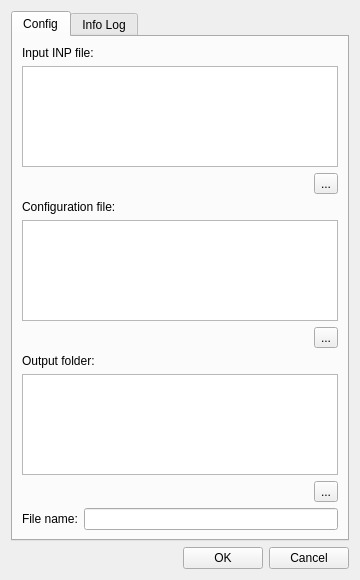
<?xml version="1.0" encoding="UTF-8"?>
<ui version="4.0">
 <class>dlg_static_calibration</class>
 <widget class="QDialog" name="dlg_static_calibration">
  <property name="geometry">
   <rect>
    <x>0</x>
    <y>0</y>
    <width>360</width>
    <height>580</height>
   </rect>
  </property>
  <property name="windowTitle">
   <string>Static Calibration</string>
  </property>
  <layout class="QGridLayout" name="gridLayout_2">
   <item row="0" column="0">
    <widget class="QTabWidget" name="mainTab">
     <property name="currentIndex">
      <number>0</number>
     </property>
     <widget class="QWidget" name="tab_config">
      <property name="whatsThis">
       <string/>
      </property>
      <attribute name="title">
       <string>Config</string>
      </attribute>
      <layout class="QGridLayout" name="gridLayout_4">
       <item row="5" column="0" colspan="2" alignment="Qt::AlignRight">
        <widget class="QToolButton" name="btn_push_config_file">
         <property name="text">
          <string>...</string>
         </property>
        </widget>
       </item>
       <item row="2" column="0" colspan="2" alignment="Qt::AlignRight">
        <widget class="QToolButton" name="btn_push_inp_input_file">
         <property name="text">
          <string>...</string>
         </property>
        </widget>
       </item>
       <item row="7" column="0" colspan="2">
        <widget class="QTextEdit" name="data_output_folder"/>
       </item>
       <item row="8" column="0" colspan="2" alignment="Qt::AlignRight">
        <widget class="QToolButton" name="btn_push_output_folder">
         <property name="text">
          <string>...</string>
         </property>
        </widget>
       </item>
       <item row="4" column="0" colspan="2">
        <widget class="QTextEdit" name="data_config_file"/>
       </item>
       <item row="3" column="0" colspan="2">
        <widget class="QLabel" name="lbl_config_file">
         <property name="toolTip">
          <string>The .ini file with the calibrations to make</string>
         </property>
         <property name="text">
          <string>Configuration file:</string>
         </property>
        </widget>
       </item>
       <item row="10" column="0">
        <widget class="QLabel" name="lbl_filename">
         <property name="text">
          <string>File name:</string>
         </property>
        </widget>
       </item>
       <item row="1" column="0" colspan="2">
        <widget class="QTextEdit" name="data_inp_input_file"/>
       </item>
       <item row="0" column="0" colspan="2">
        <widget class="QLabel" name="lbl_inp_input_file">
         <property name="toolTip">
          <string>The EPANET file to calibrate</string>
         </property>
         <property name="text">
          <string>Input INP file:</string>
         </property>
        </widget>
       </item>
       <item row="10" column="1">
        <widget class="QLineEdit" name="txt_filename"/>
       </item>
       <item row="6" column="0" colspan="2">
        <widget class="QLabel" name="lbl_output_folder">
         <property name="text">
          <string>Output folder:</string>
         </property>
        </widget>
       </item>
      </layout>
     </widget>
     <widget class="QWidget" name="tab_infolog">
      <attribute name="title">
       <string>Info Log</string>
      </attribute>
      <layout class="QGridLayout" name="gridLayout_5" columnstretch="0,1,0">
       <item row="2" column="0">
        <widget class="QLabel" name="lbl_dscenario">
         <property name="text">
          <string>Dscenario:</string>
         </property>
        </widget>
       </item>
       <item row="0" column="0" colspan="3">
        <widget class="QTextEdit" name="txt_infolog">
         <property name="font">
          <font>
           <family>Courier New</family>
          </font>
         </property>
         <property name="lineWrapMode">
          <enum>QTextEdit::NoWrap</enum>
         </property>
        </widget>
       </item>
       <item row="2" column="1">
        <widget class="QComboBox" name="cmb_dscenario"/>
       </item>
       <item row="2" column="2">
        <widget class="QPushButton" name="btn_save_dscenario">
         <property name="text">
          <string>Save changes to dscenario</string>
         </property>
        </widget>
       </item>
       <item row="1" column="0" colspan="3">
        <widget class="QProgressBar" name="progress_bar">
         <property name="value">
          <number>0</number>
         </property>
        </widget>
       </item>
      </layout>
     </widget>
    </widget>
   </item>
   <item row="11" column="0">
    <layout class="QGridLayout" name="lyt_buttons">
     <item row="0" column="1">
      <spacer name="horizontalSpacer">
       <property name="orientation">
        <enum>Qt::Horizontal</enum>
       </property>
       <property name="sizeHint" stdset="0">
        <size>
         <width>40</width>
         <height>20</height>
        </size>
       </property>
      </spacer>
     </item>
     <item row="0" column="3">
      <widget class="QPushButton" name="btn_cancel">
       <property name="text">
        <string>Cancel</string>
       </property>
      </widget>
     </item>
     <item row="0" column="2">
      <widget class="QPushButton" name="btn_ok">
       <property name="text">
        <string>OK</string>
       </property>
      </widget>
     </item>
     <item row="0" column="0">
      <widget class="QLabel" name="lbl_timer">
       <property name="text">
        <string/>
       </property>
      </widget>
     </item>
    </layout>
   </item>
   <item row="4" column="0">
    <spacer name="verticalSpacer">
     <property name="orientation">
      <enum>Qt::Vertical</enum>
     </property>
     <property name="sizeHint" stdset="0">
      <size>
       <width>20</width>
       <height>33</height>
      </size>
     </property>
    </spacer>
   </item>
  </layout>
 </widget>
 <resources/>
 <connections/>
</ui>
